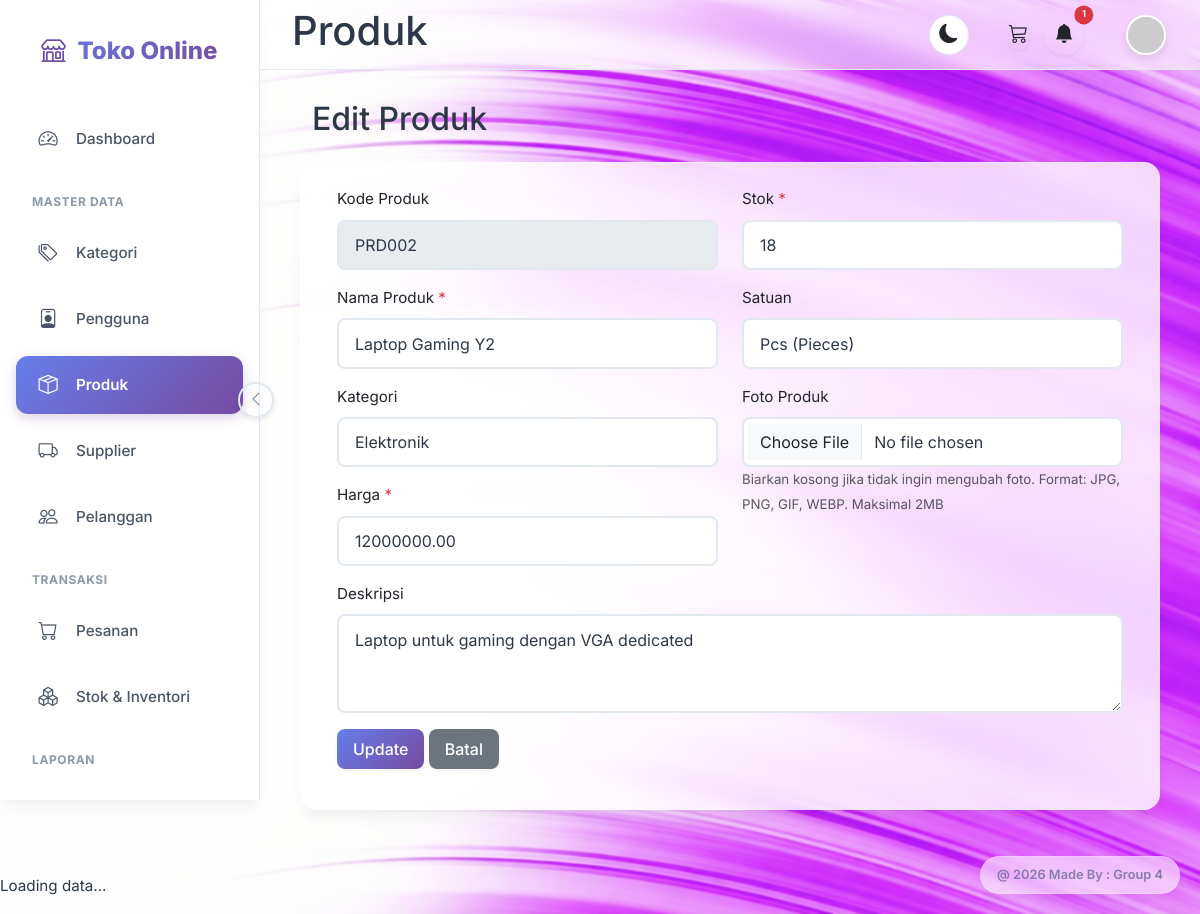
The page /produk/edit.php?id=2 (signed in) on the database its author committed.
### tables this page shows
CREATE TABLE `produk` (
  `id` int(11) NOT NULL,
  `kode_produk` varchar(20) NOT NULL,
  `nama_produk` varchar(100) NOT NULL,
  `kategori_id` int(11) DEFAULT NULL,
  `harga` decimal(15,2) NOT NULL DEFAULT 0.00,
  `stok` int(11) NOT NULL DEFAULT 0,
  `satuan` varchar(20) DEFAULT 'pcs',
  `deskripsi` text DEFAULT NULL,
  `photo` varchar(255) DEFAULT NULL,
  `supplier_id` int(11) DEFAULT NULL,
  `created_at` timestamp NOT NULL DEFAULT current_timestamp()
);

### produk/edit.php (the view, shortened to what this page needs)
<?php
require_once '../lib/functions.php';
require_once '../config/database.php';
$id = $_GET['id'] ?? 0;
$sql = "SELECT * FROM `produk` WHERE `id` = ?";
$stmt = mysqli_prepare($connection, $sql);
mysqli_stmt_bind_param($stmt, 'i', $id);
mysqli_stmt_execute($stmt);
$result = mysqli_stmt_get_result($stmt);
$data = mysqli_fetch_assoc($result);
?>
<?php include '../views/' . $THEME . '/header.php'; ?>
<?php include '../views/' . $THEME . '/sidebar.php'; ?>
<?php include '../views/' . $THEME . '/topnav.php'; ?>
<?php include '../views/' . $THEME . '/upper_block.php'; ?>
<div class="mb-3">
    <h2>Edit Produk</h2>
</div>
<div class="card">
    <div class="card-body">
        <form method="POST" action="" enctype="multipart/form-data">
            <div class="row">
                <div class="col-md-6">
                    <div class="mb-3">
                        <label for="kode_produk" class="form-label">Kode Produk</label>
                        <input type="text" class="form-control" value="<?= htmlspecialchars($data['kode_produk']) ?>"
                            disabled>
                    </div>
                    <div class="mb-3">
                        <label for="nama_produk" class="form-label">Nama Produk <span
                                class="text-danger">*</span></label>
                        <input type="text" class="form-control" id="nama_produk" name="nama_produk"
                            value="<?= htmlspecialchars($data['nama_produk']) ?>" required>
                    </div>
                    <div class="mb-3">
                        <label for="kategori_id" class="form-label">Kategori</label>
                        <?= dropdownFromTable('kategori_produk', 'id', 'nama_kategori', $data['kategori_id'], 'kategori_id', '-- Pilih Kategori --') ?>
                    </div>
                    <div class="mb-3">
                        <label for="harga" class="form-label">Harga <span class="text-danger">*</span></label>
                        <input type="number" class="form-control" id="harga" name="harga" min="0" step="0.01"
                            value="<?= htmlspecialchars($data['harga']) ?>" required>
                    </div>
                </div>
                <div class="col-md-6">
                    <div class="mb-3">
                        <label for="stok" class="form-label">Stok <span class="text-danger">*</span></label>
                        <input type="number" class="form-control" id="stok" name="stok" min="0"
                            value="<?= htmlspecialchars($data['stok']) ?>" required>
                    </div>
                    <div class="mb-3">
                        <label for="satuan" class="form-label">Satuan</label>
                        <select class="form-control" id="satuan" name="satuan">
                            <option value="pcs" <?= $data['satuan'] == 'pcs' ? 'selected' : '' ?>>Pcs (Pieces)</option>
                        </select>
                    </div>
                    <div class="mb-3">
                        <label for="photo" class="form-label">Foto Produk</label>
                        <input type="file" class="form-control" id="photo" name="photo" accept="image/*">
                        <small class="text-muted">Biarkan kosong jika tidak ingin mengubah foto. Format: JPG, PNG, GIF,
                            WEBP. Maksimal 2MB</small>
                    </div>
                </div>
            </div>
            <div class="mb-3">
                <label for="deskripsi" class="form-label">Deskripsi</label>
                <textarea class="form-control" id="deskripsi" name="deskripsi"
                    rows="3"><?= htmlspecialchars($data['deskripsi']) ?></textarea>
            </div>
            <div class="mb-3">
                <button type="submit" class="btn btn-primary">Update</button>
                <a href="index.php" class="btn btn-secondary">Batal</a>
            </div>
        </form>
    </div>
</div>
<?php include '../views/' . $THEME . '/lower_block.php'; ?>
<?php include '../views/' . $THEME . '/footer.php'; ?>

### assets/default/css/style.css (style rules this page uses)
:root { --primary-gradient: linear-gradient(135deg, #667eea 0%, #764ba2 100%); --primary-color: #667eea; --secondary-color: #a0aec0; --success-bg: #c6f6d5; --success-text: #22543d; --warning-bg: #feebc8; --warning-text: #744210; --danger-bg: #fed7d7; --danger-text: #822727; --info-bg: #bee3f8; --info-text: #2c5282; --bg-body: #f8f9fe; --bg-card: #ffffff; --text-main: #2d3748; --text-muted: #718096; --sidebar-bg: rgba(255, 255, 255, 0.7); --sidebar-text: #4a5568; --sidebar-hover-bg: rgba(247, 250, 252, 0.8); --sidebar-active-bg: rgba(235, 244, 255, 0.8); --sidebar-active-text: #5a67d8; --border-color: #e2e8f0; --card-shadow: 0 10px 15px -3px rgba(0, 0, 0, 0.05), 0 4px 6px -2px rgba(0, 0, 0, 0.025); --hover-shadow: 0 20px 25px -5px rgba(0, 0, 0, 0.1), 0 10px 10px -5px rgba(0, 0, 0, 0.04); --font-family: 'Inter', system-ui, -apple-system, sans-serif; --border-radius: 1rem; --transition-speed: 0.3s cubic-bezier(0.4, 0, 0.2, 1); }
html { scrollbar-width: none; -ms-overflow-style: none; }
body { font-family: var(--font-family); background-color: var(--bg-body); color: var(--text-main); font-size: 0.95rem; transition: background-color 0.3s ease, color 0.3s ease; -webkit-font-smoothing: antialiased; line-height: 1.6; background-image: url('../images/bg-light.png'); background-size: cover; background-position: center; background-attachment: fixed; background-repeat: no-repeat; }
.btn { border-radius: 0.5rem; font-weight: 500; padding: 0.5rem 1rem; transition: all 0.2s; border: none; box-shadow: 0 2px 4px rgba(0, 0, 0, 0.05); }
.btn-primary { background: var(--primary-gradient); color: white; border: none; }
.card { border: none; border-radius: var(--border-radius); box-shadow: var(--card-shadow); background-color: rgba(255, 255, 255, 0.8); backdrop-filter: blur(10px); margin-bottom: 1.5rem; overflow: hidden; transition: all 0.3s ease; border: 1px solid rgba(255, 255, 255, 0.3); }
.card-body { padding: 1.5rem; }
.form-control, .form-select { border-radius: 0.5rem; padding: 0.7rem 1rem; border: 2px solid var(--border-color); background-color: var(--bg-card); color: var(--text-main); transition: all 0.2s; }

### rows shown on the page
produk: kode_produk "PRD002", nama_produk "Laptop Gaming Y2", harga "12000000.00", stok "18", satuan "Pcs (Pieces)", deskripsi "Laptop untuk gaming dengan VGA dedicated"

### other values the page prints
count($notifs) "1"
form field kategori_id "Elektronik"
